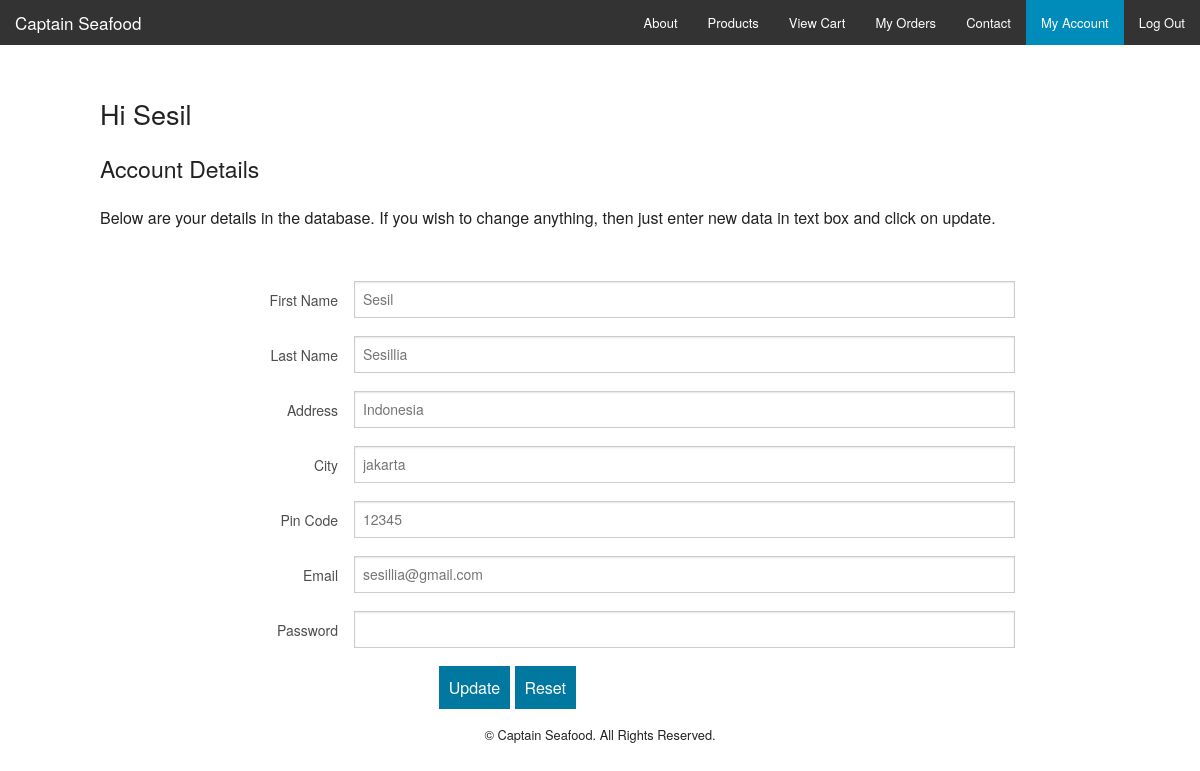
The app's page /account.php (signed in) with its own data.
### tables this page shows
CREATE TABLE `users` (
  `id` int(11) NOT NULL,
  `fname` varchar(255) NOT NULL,
  `lname` varchar(255) NOT NULL,
  `address` varchar(255) NOT NULL,
  `city` varchar(100) NOT NULL,
  `pin` int(6) NOT NULL,
  `email` varchar(255) NOT NULL,
  `password` varchar(15) NOT NULL,
  `type` varchar(20) NOT NULL DEFAULT 'user'
);

### account.php (the view, shortened to what this page needs)
<?php
include 'config.php';
?>
<!doctype html>
<html class="no-js" lang="en">
  <head>
    <link rel="stylesheet" href="css/foundation.css" />
  </head>
  <body>
    <nav class="top-bar" data-topbar role="navigation">
      <ul class="title-area">
        <li class="name">
          <h1><a href="index.php">Captain Seafood</a></h1>
        </li>
      </ul>
      <section class="top-bar-section">
        <ul class="right">
          <li><a href="about.php">About</a></li>
          <li><a href="products.php">Products</a></li>
          <li><a href="cart.php">View Cart</a></li>
          <li><a href="orders.php">My Orders</a></li>
          <li><a href="contact.php">Contact</a></li>
          <?php
          if(isset($_SESSION['username'])){
            echo '<li class="active"><a href="account.php">My Account</a></li>';
            echo '<li><a href="logout.php">Log Out</a></li>';
          }
          else{
            echo '<li><a href="login.php">Log In</a></li>';
            echo '<li><a href="register.php">Register</a></li>';
          }
          ?>
        </ul>
      </section>
    </nav>
    <div class="row" style="margin-top:30px;">
      <div class="small-12">
        <p><?php echo '<h3>Hi ' .$_SESSION['fname'] .'</h3>'; ?></p>
        <p><h4>Account Details</h4></p>
        <p>Below are your details in the database. If you wish to change anything, then just enter new data in text box and click on update.</p>
      </div>
    </div>
    <form method="POST" action="update.php" style="margin-top:30px;">
      <div class="row">
        <div class="small-12">
          <div class="row">
            <div class="small-3 columns">
              <label for="right-label" class="right inline">First Name</label>
            </div>
            <div class="small-8 columns end">
              <?php
                $result = $mysqli->query('SELECT * FROM users WHERE id='.$_SESSION['id']);
                if($result) {
                  $obj = $result->fetch_object();
                  echo '<input type="text" id="right-label" placeholder="'. $obj->fname. '" name="fname">';
                  echo '</div>';
                    echo '</div>';
                  echo '<div class="row">';
                  echo '<div class="small-3 columns">';
                  echo '<label for="right-label" class="right inline">Last Name</label>';
                  echo '</div>';
                  echo '<div class="small-8 columns end">';
                  echo '<input type="text" id="right-label" placeholder="'. $obj->lname. '" name="lname">';
                  echo '</div>';
                  echo '</div>';
                  echo '<div class="row">';
                  echo '<div class="small-3 columns">';
                  echo '<label for="right-label" class="right inline">Address</label>';
                  echo '</div>';
                  echo '<div class="small-8 columns end">';
                  echo '<input type="text" id="right-label" placeholder="'. $obj->address. '" name="address">';
                  echo '</div>';
                  echo '</div>';
                  echo '<div class="row">';
                  echo '<div class="small-3 columns">';
                  echo '<label for="right-label" class="right inline">City</label>';
                  echo '</div>';
                  echo '<div class="small-8 columns end">';
                  echo '<input type="text" id="right-label" placeholder="'. $obj->city. '" name="city">';
                  echo '</div>';
                  echo '</div>';
                  echo '<div class="row">';
                  echo '<div class="small-3 columns">';
                  echo '<label for="right-label" class="right inline">Pin Code</label>';
                  echo '</div>';
                  echo '<div class="small-8 columns end">';
                  echo '<input type="text" id="right-label" placeholder="'. $obj->pin. '" name="pin">';
                  echo '</div>';
                  echo '</div>';
                  echo '<div class="row">';
                  echo '<div class="small-3 columns">';
                  echo '<label for="right-label" class="right inline">Email</label>';
                  echo '</div>';
                  echo '<div class="small-8 columns end">';
                  echo '<input type="email" id="right-label" placeholder="'. $obj->email. '" name="email">';
                  echo '</div>';
                  echo '</div>';
              }
              echo '<div class="row">';
              echo '<div class="small-3 columns">';
              echo '<label for="right-label" class="right inline">Password</label>';
              echo '</div>';
              echo '<div class="small-8 columns end">';
              echo '<input type="password" id="right-label" name="pwd">';
              echo '</div>';
              echo '</div>';
          ?>
          <div class="row">
            <div class="small-8 columns">
              <input type="submit" id="right-label" value="Update" style="background: #0078A0; border: none; color: #fff; font-family: 'Helvetica Neue', sans-serif; font-size: 1em; padding: 10px;">
              <input type="reset" id="right-label" value="Reset" style="background: #0078A0; border: none; color: #fff; font-family: 'Helvetica Neue', sans-serif; font-size: 1em; padding: 10px;">
            </div>
          </div>
        </div>
      </div>
    </form>
  <footer>
      <p style="text-align:center; font-size:0.8em;">&copy; Captain Seafood. All Rights Reserved.</p>
    </footer>
  </body>
</html>

### records on screen
users: fname "Sesil", lname "Sesillia", address "Indonesia", city "jakarta", pin "12345", email "sesillia@gmail.com"

### other values on screen
$_SESSION['fname'] "Sesil"
